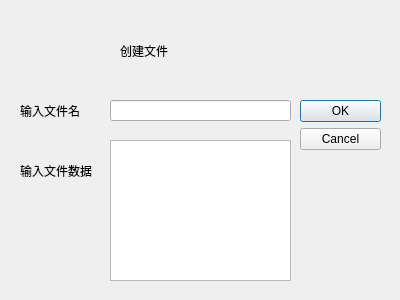
<?xml version="1.0" encoding="UTF-8"?>
<ui version="4.0">
 <class>Create</class>
 <widget class="QDialog" name="Create">
  <property name="geometry">
   <rect>
    <x>0</x>
    <y>0</y>
    <width>400</width>
    <height>300</height>
   </rect>
  </property>
  <property name="windowTitle">
   <string>Dialog</string>
  </property>
  <widget class="QDialogButtonBox" name="buttonBox">
   <property name="geometry">
    <rect>
     <x>300</x>
     <y>100</y>
     <width>81</width>
     <height>241</height>
    </rect>
   </property>
   <property name="orientation">
    <enum>Qt::Vertical</enum>
   </property>
   <property name="standardButtons">
    <set>QDialogButtonBox::Cancel|QDialogButtonBox::Ok</set>
   </property>
  </widget>
  <widget class="QLabel" name="c_label">
   <property name="geometry">
    <rect>
     <x>120</x>
     <y>10</y>
     <width>181</width>
     <height>81</height>
    </rect>
   </property>
   <property name="styleSheet">
    <string notr="true">font: 36pt &quot;PingFang SC&quot;;</string>
   </property>
   <property name="text">
    <string>创建文件</string>
   </property>
  </widget>
  <widget class="QLabel" name="c_label_2">
   <property name="geometry">
    <rect>
     <x>20</x>
     <y>100</y>
     <width>71</width>
     <height>21</height>
    </rect>
   </property>
   <property name="text">
    <string>输入文件名</string>
   </property>
  </widget>
  <widget class="QLabel" name="c_label_3">
   <property name="geometry">
    <rect>
     <x>20</x>
     <y>160</y>
     <width>81</width>
     <height>21</height>
    </rect>
   </property>
   <property name="text">
    <string>输入文件数据</string>
   </property>
  </widget>
  <widget class="QLineEdit" name="c_lineEdit">
   <property name="geometry">
    <rect>
     <x>110</x>
     <y>100</y>
     <width>181</width>
     <height>21</height>
    </rect>
   </property>
  </widget>
  <widget class="QTextEdit" name="c_textEdit">
   <property name="geometry">
    <rect>
     <x>110</x>
     <y>140</y>
     <width>181</width>
     <height>141</height>
    </rect>
   </property>
  </widget>
 </widget>
 <resources/>
 <connections>
  <connection>
   <sender>buttonBox</sender>
   <signal>accepted()</signal>
   <receiver>Create</receiver>
   <slot>accept()</slot>
   <hints>
    <hint type="sourcelabel">
     <x>248</x>
     <y>254</y>
    </hint>
    <hint type="destinationlabel">
     <x>157</x>
     <y>274</y>
    </hint>
   </hints>
  </connection>
  <connection>
   <sender>buttonBox</sender>
   <signal>rejected()</signal>
   <receiver>Create</receiver>
   <slot>reject()</slot>
   <hints>
    <hint type="sourcelabel">
     <x>316</x>
     <y>260</y>
    </hint>
    <hint type="destinationlabel">
     <x>286</x>
     <y>274</y>
    </hint>
   </hints>
  </connection>
 </connections>
</ui>
